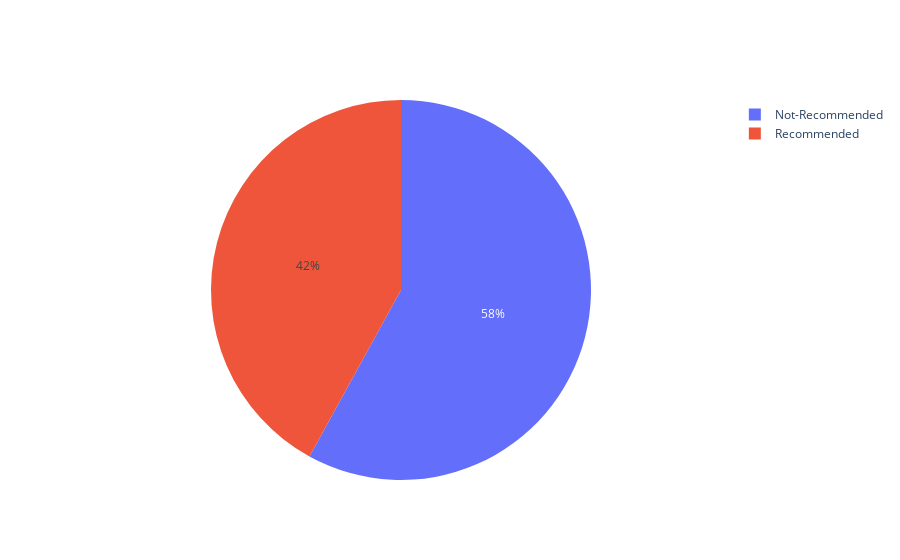

Notebook source saved alongside this figure:
### Code cell
#Reccomendations Class Distribution
rec_counts = data['Recommendation'].value_counts()
labels = 'Not-Recommended', 'Recommended'

fig = go.Figure(data=[go.Pie(labels=labels, values=rec_counts)])
fig.show()

### Figure 1 — Plotly figure (JSON) as saved in the notebook; plotly's stock layout.template omitted (floating-point values rounded to 4 significant figures)
{"data": [{"labels": ["Not-Recommended", "Recommended"], "type": "pie", "values": [290, 210]}], "layout": {}}
